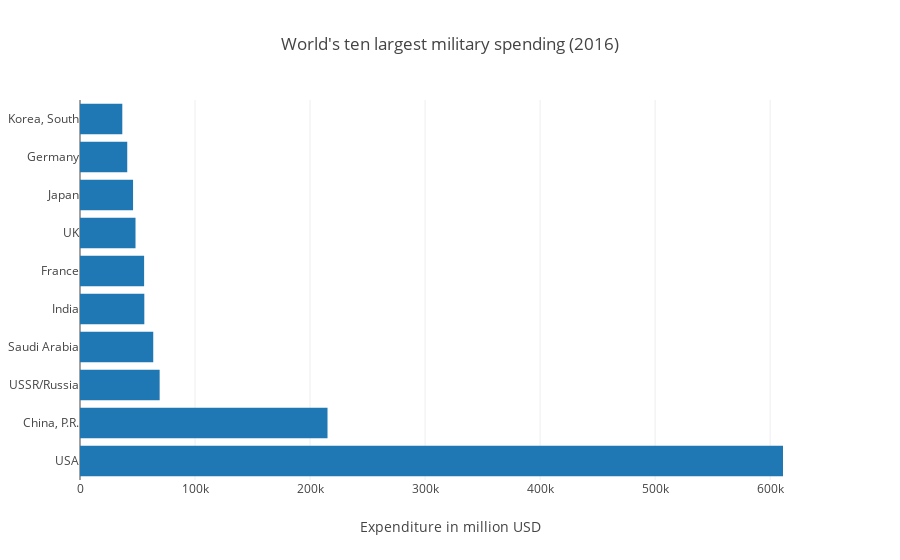

Notebook code cell kept with this figure:
### Code cell
#Bar chart using plotly
data = [Bar(x=milex_Largest.Expenditure, y=milex_Largest.Country, orientation='h')]

layout = Layout(title="World's ten largest military spending (2016)",
                xaxis=dict(title='Expenditure in million USD',
                          ))
fig = Figure(data=data, layout=layout)

iplot(fig)

### Figure 1 — Plotly figure (JSON) as saved in the notebook; plotly's stock layout.template omitted (floating-point values rounded to 4 significant figures)
{"data": [{"orientation": "h", "type": "bar", "x": [611186, 215176, 69250.0, 63673, 55923, 55745, 48253, 46126, 41067, 36777], "y": ["USA", "China, P.R.", "USSR/Russia", "Saudi Arabia", "India", "France", "UK", "Japan", "Germany", "Korea, South"]}], "layout": {"title": "World's ten largest military spending (2016)", "xaxis": {"title": "Expenditure in million USD"}}}
